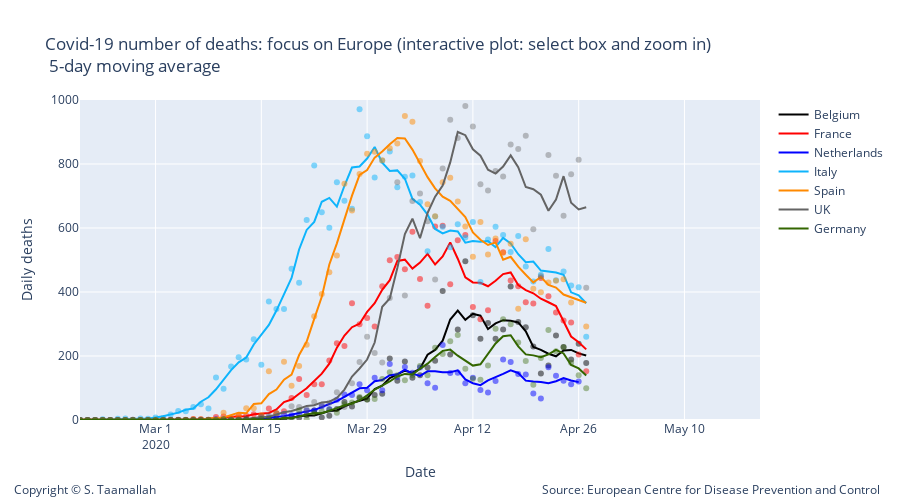

Notebook code cell kept with this figure:
### Markdown cell above
### Focus on Europe:

### Code cell
# Add traces
trace1 = go.Scatter(
        x=df_belgium.index, 
        y=df_belgium['deaths'],
        mode='markers',
        name='Belgium daily cases',
        line_color='rgba(0, 0, 0, 0.5)',
        showlegend=False,
)

trace11 = go.Scatter(
        x=df_belgium.index, 
        y=smooth_belgium,
        mode='lines',
        name='Belgium',
        line_color='rgba(0, 0, 0, 1)',
)


trace3 = go.Scatter(
        x=df_netherlands.index, 
        y=df_netherlands['deaths'],
        mode='markers',
        name='Netherlands',
        line_color='rgba(0, 0, 255, .5)',
    showlegend=False,
)

trace33 = go.Scatter(
        x=df_netherlands.index, 
        y=smooth_netherlands,
        mode='lines',
        name='Netherlands',
        line_color='rgba(0, 0, 255, 1)',
)


data2 = [trace1,trace11, trace2, trace22, trace3, trace33, trace4, trace44, trace5, trace55, trace6, trace66, trace7, trace77]


layout2 = go.Layout(
    title="Covid-19 number of deaths: focus on Europe (interactive plot: select box and zoom in) <br> 5-day moving average",
    width=900,
    height=500,
    
    # Top left
    xaxis=dict(
        title='Date',
        range=['2020-02-20', '2020-05-20'],
    ),
    yaxis=dict(
        title='Daily deaths',
        #type='log',
        range=[0,1000],
        anchor='x'
    ),
    
      annotations=[
        dict(
            x=1.18,
            y=-0.25,
            showarrow=False,
            text='Source: European Centre for Disease Prevention and Control',
            xref='paper',
            yref='paper'
        ),
        
        dict(
            x=-0.1,
            y=-0.25,
            showarrow=False,
            text='Copyright © S. Taamallah ',
            xref='paper',
            yref='paper'
        )
    ],
    
)

fig = go.Figure(data=data2, layout=layout2)
fig.show()
from plotly.offline import plot
plot(fig, filename="STaamallah_covid19_analysis_chart_1bis_20200426.html", auto_open = False)
